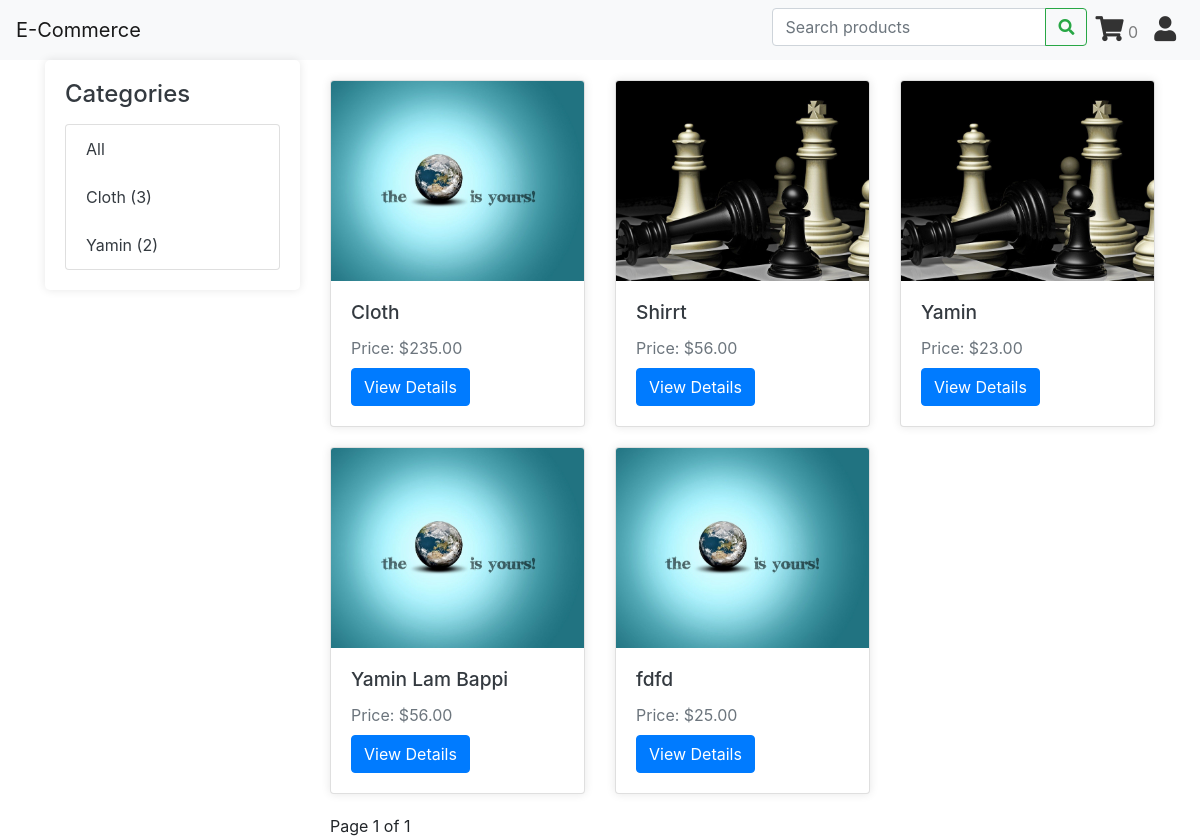
/, run on an earlier commit of the app's database.
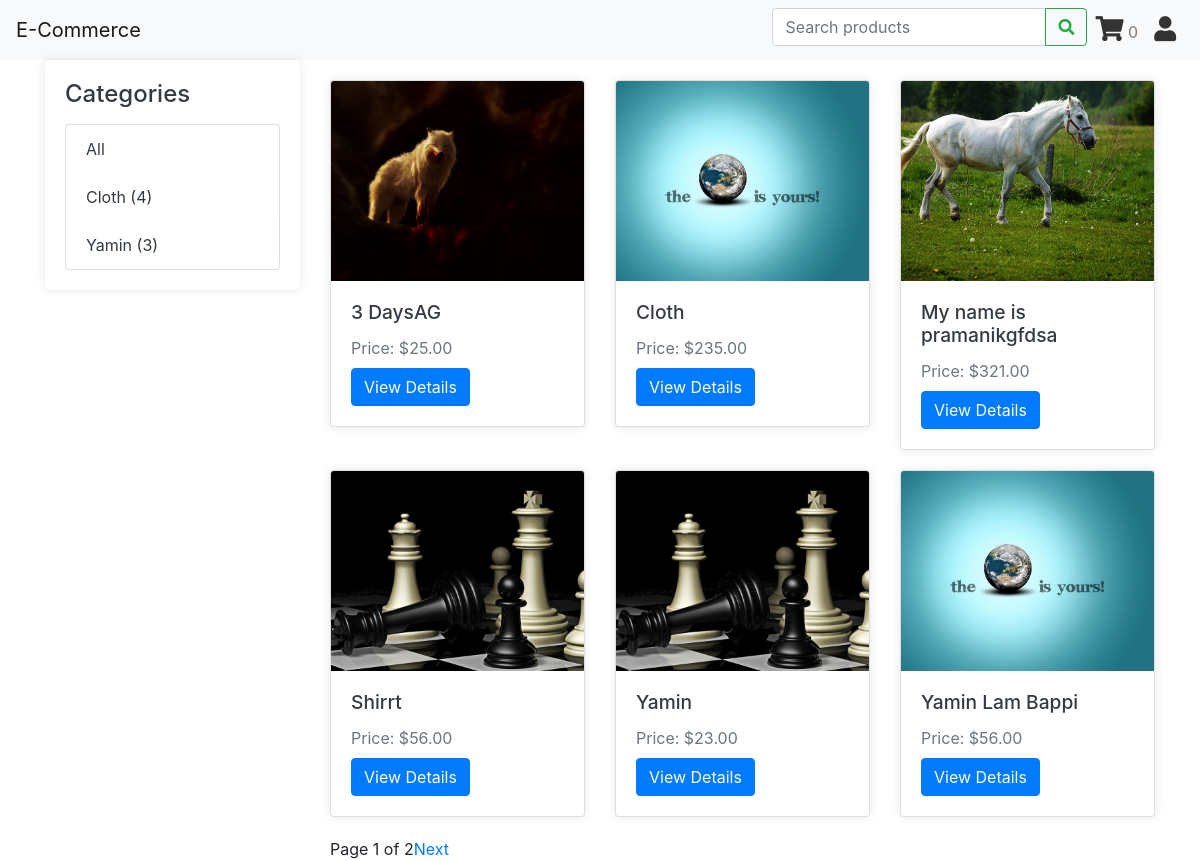
And on a later commit of the database.
### shop/models.py (models this page shows, shortened)
class Category(models.Model):
    name = models.CharField(max_length=100, db_index=True)
    slug = models.SlugField(max_length=100, unique=True, blank=True)
    class Meta:
        ordering = ['name']
        verbose_name ='category'
        verbose_name_plural = 'categories'

class Product(models.Model):
    category = models.ForeignKey(Category, related_name='products', on_delete=models.CASCADE)
    name = models.CharField(max_length=100)
    slug = models.SlugField(max_length=200, unique=True, blank=True)
    description = models.TextField(blank=True)
    price = models.DecimalField(max_digits=10, decimal_places=2)
    available = models.BooleanField(default=True)
    created = models.DateTimeField(auto_now_add=True)
    updated = models.DateTimeField(auto_now=True)
    image = models.ImageField(upload_to='products/%Y/%m/%d', blank=True)
    class Meta:
        ordering = ['name']
        index_together = (('id', 'slug'),)

### shop/views.py (the view)
# urls.py: path('', views.product_list, name='product_list'),
def product_list(request, category_slug=None):
    category = None
    categories = Category.objects.all()
    products = Product.objects.filter(available=True)
    query = request.GET.get('query')
    if category_slug:
        category = get_object_or_404(Category, slug=category_slug)
        products = products.filter(category=category)
    if query:
        products = products.filter(Q(name__icontains=query) | Q(description__icontains=query))
    paginator = Paginator(products, 6)  # Show 6 products per page
    page_number = request.GET.get('page')
    products = paginator.get_page(page_number)
    return render(request, 'productlist.html', {
        'category': category,
        'categories': categories,
        'products': products,
        'query': query,
    })

### templates/productlist.html (shortened to what this page needs)
{% load static %}
<!DOCTYPE html>
<html>
<head>
    <link rel="stylesheet" href="https://cdnjs.cloudflare.com/ajax/libs/font-awesome/5.15.3/css/all.min.css"
 />
    <link rel="stylesheet" href="https://maxcdn.bootstrapcdn.com/bootstrap/4.0.0/css/bootstrap.min.css">
    <link rel="stylesheet" type="text/css" href="{% static 'css/list.css' %}">
</head>
<body>
    {% include 'header.html' %}
    <div class="container">
        <div class="row">
            <div class="col-md-3">
                <div class="categories">
                    <h2>Categories</h2>
                    <ul class="list-group">
                        <li class="list-group-item"><a href="{% url 'shop:product_list' %}">All</a></li>
                        {% for category in categories %}
                        <li class="list-group-item">
                            <a href="{% url 'shop:product_list_by_category' category.slug %}">
                                {{ category.name }} ({{ category.products.count }})
                            </a>
                        </li>
                        {% endfor %}
                    </ul>
                </div>
            </div>
            <div class="col-md-9">
                <div class="product-list row">
                    {% for product in products %}
                    <div class="product col-md-4">
                        <div class="card">
                            {% if product.image %}
                            <a href="{% url 'shop:product_detail' product.id product.slug %}">
                                <img src="{{ product.image.url }}" alt="{{ product.name }}" class="card-img-top">
                            </a>
                            {% else %}
                            <img src="{% static 'no-image.png' %}" alt="No image available" class="card-img-top">
                            {% endif %}
                            <div class="card-body">
                                <h5 class="card-title">{{ product.name }}</h5>
                                <p class="card-text">Price: ${{ product.price }}</p>
                                <a href="{% url 'shop:product_detail' product.id product.slug %}"
                                    class="btn btn-primary">View Details</a>
                            </div>
                        </div>
                    </div>
                    {% endfor %}
                </div>
                <div class="pagination">
                    <span>Page {{ products.number }} of {{ products.paginator.num_pages }}</span>
                    {% if products.has_next %}
                    <a href="{% url 'shop:product_list' %}?page={{ products.next_page_number }}">Next</a>
                    {% endif %}
                </div>
            </div>
        </div>
    </div>
</body>
</html>

### templates/header.html (shortened to what this page needs)
<header class="header">
    <nav class="navbar navbar-expand-lg navbar-light bg-light">
        <a class="navbar-brand" href="{% url 'shop:product_list' %}">
            E-Commerce
        </a>
        <div class="collapse navbar-collapse" id="navbarSupportedContent">
            <ul class="navbar-nav ml-auto">
                <li class="nav-item">
                    <form method="GET" action="{% url 'shop:product_search' %}" class="form-inline my-2 my-lg-0">
                        <div class="input-group">
                            <input type="text" name="query" placeholder="Search products" class="form-control">
                            <div class="input-group-append">
                                <button type="submit" class="btn btn-outline-success">
                                    <i class="fas fa-search"></i>
                                </button>
                            </div>
                        </div>
                    </form>
                </li>
                <li class="nav-item">
                    <a class="nav-link" href="{% url 'cart:cart_detail' %}">
                        <i class="fas fa-shopping-cart" style="font-size: 25px; color: #333;"></i>
                        <span id="cart-count">{{ request.session.cart|length }}</span>
                    </a>
                </li>
                {% if user.is_authenticated %}
                <li class="nav-item">
                    <a class="nav-link" href="{% url 'user_profile' %}">
                        <i class="fa fa-user" style="font-size: 25px; color: #333;"></i>
                    </a>
                </li>
                {% else %}
                <li class="nav-item">
                    <a class="nav-link" href="{% url 'login' %}">
                        <i class="fa fa-user" style="font-size: 25px; color: #333;"></i>
                    </a>
                </li>
                {% endif %}
            </ul>
        </div>
    </nav>
</header>
<link rel="stylesheet" href="https://stackpath.bootstrapcdn.com/bootstrap/4.5.2/css/bootstrap.min.css">
<link rel="stylesheet" href="https://cdnjs.cloudflare.com/ajax/libs/font-awesome/5.15.3/css/all.min.css">

### static/css/list.css (style rules this page uses)
body { background-color: #f8f9fa; font-family: Arial, sans-serif; }
.categories { background-color: #fff; border-radius: 5px; box-shadow: 0 0 10px rgba(0, 0, 0, 0.1); padding: 20px; margin-bottom: 20px; }
.categories h2 { font-size: 1.5rem; color: #343a40; margin-bottom: 15px; }
.list-group-item { border: none; }
.list-group-item a { color: #343a40; }
.product-list { margin-top: 20px; }
.product { margin-bottom: 20px; }
.card { border: none; box-shadow: 0 0 10px rgba(0, 0, 0, 0.1); transition: transform 0.3s ease; }
.card-img-top { height: 200px; object-fit: cover; }
.card-title { font-size: 1.2rem; color: #343a40; margin-bottom: 0.5rem; }
.card-text { color: #6c757d; margin-bottom: 0.5rem; }
.btn-primary { background-color: #ffc107; border: none; color: #343a40; transition: background-color 0.3s ease; }

What changed in the data, as far as the page shows it:
no longer on this page (row unchanged): Product: image (picture), name "fdfd", price "25.00"
computed for Category "Cloth": products.count "3" → "4"
computed for Category "Yamin": products.count "2" → "3"
added Product: image (picture), name "3 DaysAG", price "25.00"
added Product: image (picture), name "My name is pramanikgfdsa", price "321.00"
Also different on the page:
{{ products.paginator.num_pages }}: "1" → "2"
text now shown: "Next"
